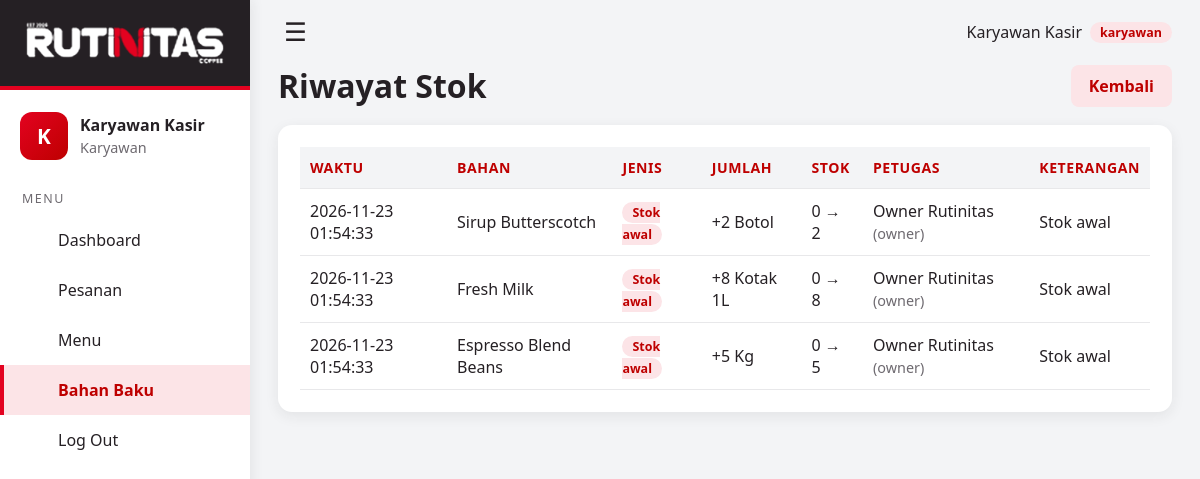
Page /index.php?url=bahan/riwayat (signed in) on the committed database.
### tables this page shows
CREATE TABLE riwayat_stok (
    id_riwayat   INT AUTO_INCREMENT PRIMARY KEY,
    id_bahan     INT NOT NULL,
    id_pengguna  INT NOT NULL,
    jenis        ENUM('awal','ambil','tambah') NOT NULL,
    jumlah       DECIMAL(10,2) NOT NULL,
    stok_sebelum DECIMAL(10,2) NOT NULL,
    stok_sesudah DECIMAL(10,2) NOT NULL,
    keterangan   VARCHAR(255) NULL,
    tanggal      DATETIME NOT NULL,
    FOREIGN KEY (id_bahan)    REFERENCES bahan_baku(id_bahan) ON DELETE CASCADE,
    FOREIGN KEY (id_pengguna) REFERENCES pengguna(id_pengguna) ON DELETE RESTRICT
);

CREATE TABLE bahan_baku (
    id_bahan           INT AUTO_INCREMENT PRIMARY KEY,
    nama_bahan         VARCHAR(50) NOT NULL,
    kategori           VARCHAR(30),
    stok               DECIMAL(10,2) NOT NULL CHECK (stok >= 0),
    stok_minimum       DECIMAL(10,2) NOT NULL DEFAULT 0,
    satuan             VARCHAR(15) NOT NULL,
    vendor             VARCHAR(50),
    tanggal_kadaluarsa DATE NULL
);

CREATE TABLE pengguna (
    id_pengguna INT AUTO_INCREMENT PRIMARY KEY,
    nama        VARCHAR(50)  NOT NULL,
    username    VARCHAR(30)  NOT NULL UNIQUE,
    password    VARCHAR(255) NOT NULL,
    role        ENUM('karyawan','manajer','owner') NOT NULL DEFAULT 'karyawan',
    created_at  TIMESTAMP DEFAULT CURRENT_TIMESTAMP
);

### app/core/Controller.php (called while the page is built, shortened)
<?php
abstract class Controller
{
    protected function view(string $file, array $data = []): void
    {
        (static function (): void { require ROOT . '/app/views/layout/header.php'; })();
        (static function () use ($file, $data): void {
            extract($data, EXTR_SKIP);
            require ROOT . "/app/views/$file.php";
        })();
        (static function (): void { require ROOT . '/app/views/layout/footer.php'; })();
    }
}

### app/controllers/BahanController.php (called while the page is built, shortened)
<?php
class BahanController extends CrudController
{
    public function riwayat($id = null): void
    {
        $m = new Bahan();
        $bahan = null;
        $this->view('bahan/riwayat', ['bahan' => $bahan, 'rows' => $m->riwayat($bahan ? (int)$bahan['id_bahan'] : null)]);
    }
}

### app/core/Database.php (called while the page is built)
<?php
class Database
{
    private static ?PDO $pdo = null;
    public static function connect(): PDO
    {
        if (self::$pdo === null) {
            $d = (require ROOT . '/config/config.php')['db'];
            $dsn = "mysql:host={$d['host']};dbname={$d['name']};charset={$d['charset']}";
            try {
                self::$pdo = new PDO($dsn, $d['user'], $d['pass'], [
                    PDO::ATTR_ERRMODE            => PDO::ERRMODE_EXCEPTION,
                    PDO::ATTR_DEFAULT_FETCH_MODE => PDO::FETCH_ASSOC,
                    PDO::ATTR_EMULATE_PREPARES   => false,
                ]);
            } catch (PDOException $e) {
                http_response_code(500);
                exit('Koneksi database gagal. Periksa config/config.php dan pastikan MySQL aktif.');
            }
        }
        return self::$pdo;
    }
    public static function query(string $sql, array $params = []): PDOStatement
    {
        $stmt = self::connect()->prepare($sql);
        $stmt->execute($params);
        return $stmt;
    }
}

### app/models/Bahan.php (called while the page is built, shortened)
<?php
class Bahan extends Model
{
    public function riwayat(?int $idBahan = null, int $limit = 200, array $jenis = []): array
    {
        $sql = 'SELECT r.*, b.nama_bahan, b.satuan, u.nama AS petugas, u.role
                FROM riwayat_stok r
                JOIN bahan_baku b ON b.id_bahan = r.id_bahan
                JOIN pengguna u ON u.id_pengguna = r.id_pengguna';
        $bind = []; $w = [];
        return Database::query($sql . ' ORDER BY r.tanggal DESC, r.id_riwayat DESC LIMIT ' . (int)$limit, $bind)->fetchAll();
    }
}

### app/views/bahan/riwayat.php (the view, shortened to what this page needs)
<div class="head">
  <h1>Riwayat Stok<?= $bahan ? ': ' . e($bahan['nama_bahan']) : '' ?></h1>
  <a class="btn light" href="<?= url('bahan') ?>">Kembali</a>
</div>
<div class="card">
<table>
  <thead><tr><th>Waktu</th><?php if (!$bahan): ?><th>Bahan</th><?php endif; ?><th>Jenis</th><th>Jumlah</th><th>Stok</th><th>Petugas</th><th>Keterangan</th></tr></thead>
  <tbody>
  <?php foreach ($rows as $r):
      $label = ['awal' => 'Stok awal', 'ambil' => 'Diambil', 'tambah' => 'Ditambah'][$r['jenis']] ?? $r['jenis'];
      $tanda = $r['jenis'] === 'ambil' ? '-' : '+'; ?>
    <tr>
      <td><?= e($r['tanggal']) ?></td>
      <?php if (!$bahan): ?><td><?= e($r['nama_bahan']) ?></td><?php endif; ?>
      <td><span class="badge"><?= e($label) ?></span></td>
      <td><?= e($tanda . ($r['jumlah'] + 0)) ?> <?= e($r['satuan']) ?></td>
      <td><?= e($r['stok_sebelum'] + 0) ?> &rarr; <?= e($r['stok_sesudah'] + 0) ?></td>
      <td><?= e($r['petugas']) ?> <span class="muted">(<?= e($r['role']) ?>)</span></td>
      <td><?= e($r['keterangan'] ?? '') ?></td>
    </tr>
  <?php endforeach; ?>
  </tbody>
</table>
</div>

### public/assets/style.css (style rules this page uses)
:root { --red:#E30220; --red-dark:#BE0000; --ink:#252024; --ink2:#3a3439; --gray:#DDDDDD; --light:#F3F4F6; --tint:#FCE4E7; --muted:#6e6a70; }
* { box-sizing:border-box }
body { margin:0;font-family:system-ui,"Segoe UI",Arial,sans-serif;background:var(--light);color:var(--ink) }
h1,h2,h3,h4 { margin:0 }
.muted { color:var(--muted);font-size:.9em }
.head { display:flex;justify-content:space-between;align-items:center;gap:12px;margin-bottom:18px;flex-wrap:wrap }
.card { background:#fff;border-radius:14px;padding:22px;margin-bottom:20px;box-shadow:0 4px 14px rgba(37,32,36,.08) }
table { width:100%;border-collapse:collapse }
th,td { text-align:left;padding:11px 10px;border-bottom:1px solid #e8e8ea }
th { background:var(--light);font-size:.88rem;color:var(--red-dark);text-transform:uppercase;letter-spacing:.04em }
.btn { display:inline-block;background:linear-gradient(135deg,var(--red),var(--red-dark));color:#fff;border:0;border-radius:8px;padding:10px 18px;cursor:pointer;text-decoration:none;font-size:1em;font-weight:600 }
.btn.light { background:var(--tint);color:var(--red-dark) }
.badge { background:var(--tint);color:var(--red-dark);border-radius:20px;padding:2px 10px;font-size:.78rem;font-weight:600 }

### rows in the picture
riwayat_stok: tanggal "2026-11-23 01:54:33", id_bahan.nama_bahan "Sirup Butterscotch", jenis "Stok awal", $tanda . ($r['jumlah'] + 0) "+2", id_bahan.satuan "Botol", $r['stok_sebelum'] + 0 "0", $r['stok_sesudah'] + 0 "2", id_pengguna.nama "Owner Rutinitas", id_pengguna.role "owner", keterangan "Stok awal"
riwayat_stok: tanggal "2026-11-23 01:54:33", id_bahan.nama_bahan "Fresh Milk", jenis "Stok awal", $tanda . ($r['jumlah'] + 0) "+8", id_bahan.satuan "Kotak 1L", $r['stok_sebelum'] + 0 "0", $r['stok_sesudah'] + 0 "8", id_pengguna.nama "Owner Rutinitas", id_pengguna.role "owner", keterangan "Stok awal"
riwayat_stok: tanggal "2026-11-23 01:54:33", id_bahan.nama_bahan "Espresso Blend Beans", jenis "Stok awal", $tanda . ($r['jumlah'] + 0) "+5", id_bahan.satuan "Kg", $r['stok_sebelum'] + 0 "0", $r['stok_sesudah'] + 0 "5", id_pengguna.nama "Owner Rutinitas", id_pengguna.role "owner", keterangan "Stok awal"

### other values in the picture
mb_substr($u['nama'], 0, 1) "K"
$u['nama'] "Karyawan Kasir"
$u['role'] "Karyawan"
$navLabel "Dashboard"
$navLabel "Pesanan"
$navLabel "Menu"
$navLabel "Bahan Baku"
$u['role'] "karyawan"
